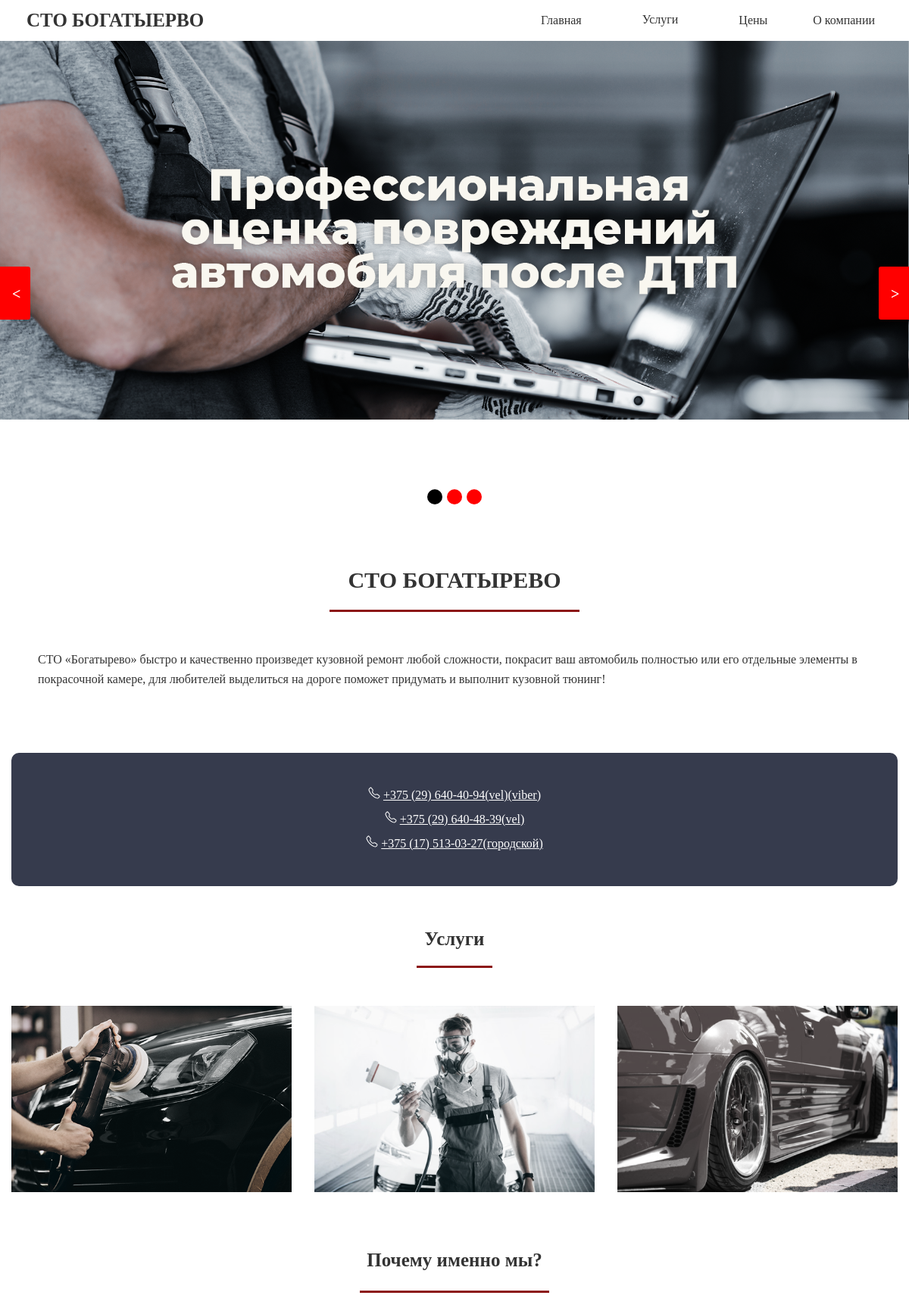
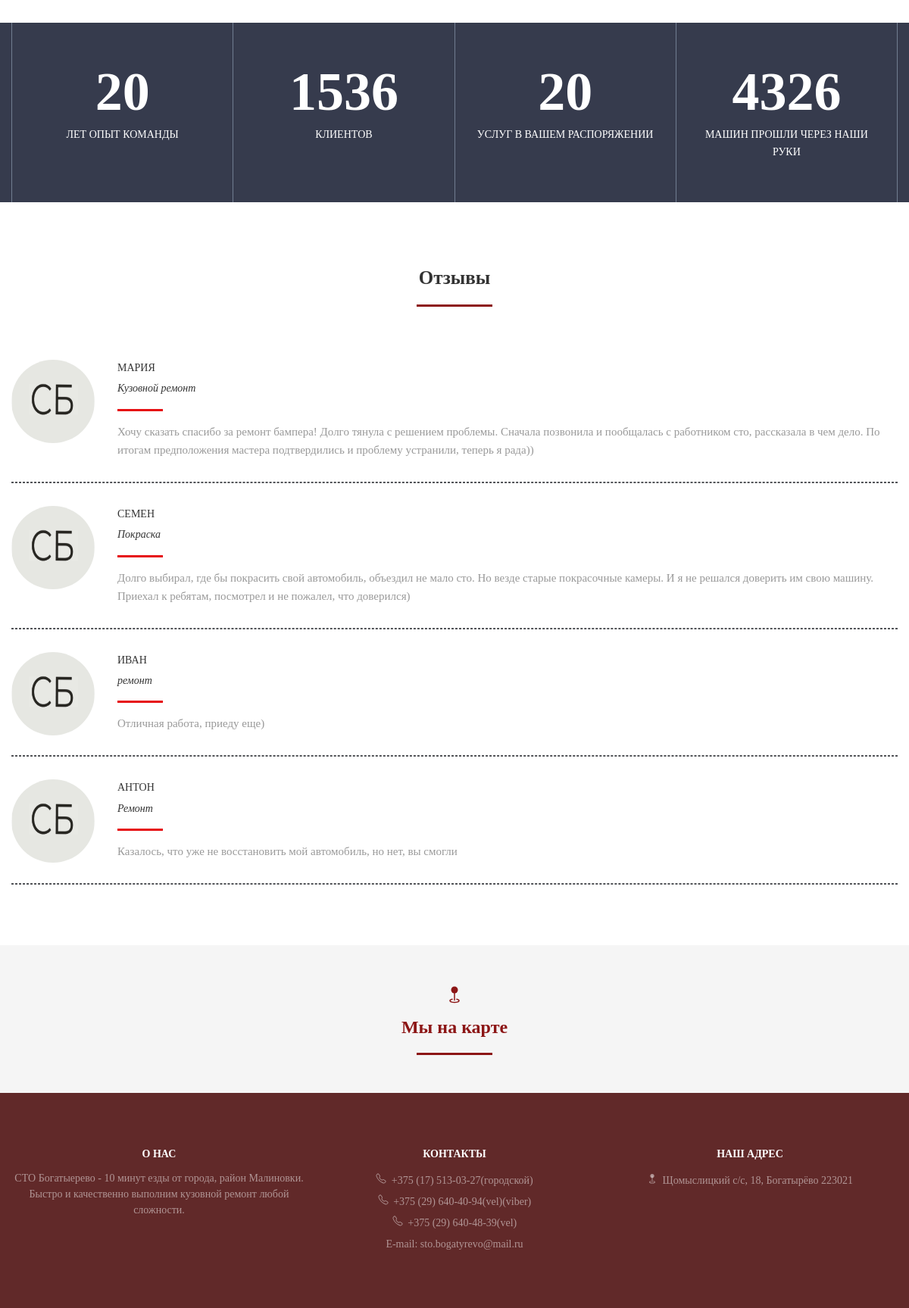
The page / on the database its author committed (2 pictures, top to bottom).
### paint/apps/servcie/models.py (models this page shows, shortened)
class SluggedModel(models.Model):
    name = models.CharField(max_length=50, null=True)
    class Meta:
        abstract = True

class Comment(SluggedModel):
    comment_theme = models.CharField("Тема", max_length=50)
    comment_body = models.TextField("Отзывы")
    comment_name = models.CharField("Введите имя", max_length=50)
    comment_email = models.EmailField("Введите email", max_length=100)
    comment_date = models.DateTimeField(auto_now_add=True)
    class Meta:
        ordering = ['-comment_date']

### paint/apps/servcie/views.py (the view)
# urls.py: path('', views.main1),
def main1(request):
    comm = Comment.objects.all()[:4]
    return render(request, 'sto/main1.html', {'comm': comm})

### paint/templates/sto/main1.html (shortened to what this page needs)
{% extends 'sto/base.html' %}
{% load static %}
{% block content %}
    <link rel="stylesheet" href="{% static 'paint/main.css' %}"/>
    <link rel="stylesheet" href="{% static 'paint/slide.css' %}"/>
    <link rel="stylesheet" href="{% static 'paint/company.css' %}"/>
<section class="home">
        <div class="slider">
            <img class="slide activ" src="{% static 'images/pic1.png'%}">
        </div>
        <div class="controls">
            <div class="prev"><</div>
            <div class="next">></div>
        </div>
        <div class="indicator">
        </div>
    </section>
<div class="page">
<div class="intro" id="intro">
    <div class="container">
        <div class="intro_inner">
                <h2 class="intro_title">СТО БОГАТЫРЕВО</h2>
                <p class="intro_text">СТО «Богатырево» быстро и качественно произведет кузовной ремонт любой сложности,
                    покрасит ваш автомобиль полностью или его отдельные элементы в покрасочной камере, для
                    любителей выделиться на дороге поможет придумать и выполнит кузовной тюнинг!</p>
        </div>
    </div>
</div>
<div class="container">
    <div class="company1">
        <div class="company1_inner">
            <div class="textic">
                <div>
                    <a href="tel:+375 (29) 640-40-94">+375 (29) 640-40-94(vel)(viber)</a>
                </div>
                <div>
                        <a href="tel:+375 (29) 640-48-39">+375 (29) 640-48-39(vel)</a>
                </div>
                <div>
                    <a href="tel:+375 (17) 513-03-27"> +375 (17) 513-03-27(городской)</a>
                </div>
            </div>
        </div>
    </div>
</div>
<section class="section">
    <div class="container">
        <div class="section_header">
            <h4 class="section_title">Услуги</h4>
        </div>
        <div class="service">
            <div class="about_item">
                <div class="about_inner">
                    <div class="about_image">
                        <img src="{% static 'images/remont.png'%}"/>
                    </div>
                </div>
            </div>
            <div class="about_item">
                <div class="about_inner">
                    <div class="about_image">
                        <img src="{% static 'images/paint.png'%}"/>
                    </div>
                </div>
            </div>
            <div class="about_item">
                <div class="about_inner">
                    <div class="about_image">
                        <img src="{% static 'images/Tuning.png'%}"/>
                    </div>
                </div>
            </div>
        </div>
    </div>
</section>
<div class="why">
     <div class="container">
         <h2 class="why_title">Почему именно мы?</h2>
     </div>
</div>
<div class="statistics">
    <div class="container">
        <div class="stat">
            <div class="stat_item">
                <div class="stat_num">20</div>
                <div class="stat_text">Лет опыт команды</div>
            </div>
            <div class="stat_item">
                <div class="stat_num">1536</div>
                <div class="stat_text">Клиентов</div>
            </div>
            <div class="stat_item">
                <div class="stat_num">20</div>
                <div class="stat_text">Услуг в вашем распоряжении</div>
            </div>
            <div class="stat_item">
                <div class="stat_num">4326</div>
                <div class="stat_text">Машин прошли через наши руки</div>
            </div>
        </div>
    </div>
</div>
<section class="about__us">
    <div class="container">
        <div class="section_header">
            <h4 class="about_title">
                <a href="/comment">Отзывы</a>
            </h4>
        </div>
        <div class="clients">
            <div class="clients-items">
               {% for comment in comm  %}
                    <div class="block1">
                        <img class="clients_photo" src="{% static 'images/logo1.png'%}"/>
                    </div>
                    <div class="clients_name">{{ comment.comment_name }}</div>
                    <div class="clients_theme">{{ comment.comment_theme }}</div>
                    <div class="clients_comment">{{ comment.comment_body }}</div>
                   <hr>
                {% endfor %}
            </div>
        </div>
    </div>
</section>
<section class="about_map">
    <div class="container">
        <div class="map">
            <h2 class="map_title">
                <div>
                </div>
                <a href="https://www.google.ru/maps/place/%D0%91%D1%80%D0%B8%D1%82%D0%B8%D1%82%D1%80%D0%B5%D0%B9%D0%B4/@53.8475339,27.3912202,16z/data=!4m5!3m4!1s0x46dbda30d59fda93:0xa73875f0b6772e54!8m2!3d53.8475726!4d27.390516?hl=en" target="_blank">Мы на карте</a>
            </h2>
        </div>
    </div>
</section>
</div>
{% endblock %}

### paint/templates/sto/base.html (shortened to what this page needs)
<!DOCTYPE html>
{% load static %}
<html lang="ru">
<head>
</head>
<body>
    {% include 'sto/navbar.html' %}
    {% block content %}
    {% endblock %}
    {% include 'sto/footer.html' %}
</body>
</html>

### paint/templates/sto/navbar.html (shortened to what this page needs)
    {% load static %}
<link rel="stylesheet" href="{% static 'paint/main.css' %}"/>
<div class="header">
    <div class="container">
        <div class="header_inner">
            <div class="logo">СТО БОГАТЫЕРВО</div>
            <div class="navbar">
                <a href="/">Главная</a>
                <div class="dropdown">
                    <button class="dropbtn">Услуги
                    </button>
                </div>
                <a href="/price">Цены</a>
                <a href="/company">О компании</a>
            </div>
        </div>
    </div>
</div>

### paint/templates/sto/footer.html (shortened to what this page needs)
{% load static %}
<link rel="stylesheet" href="{% static 'paint/main.css' %}"/>
<footer class="footer">
    <div class="container">
        <div class="footer_inner">
            <div class="footer_block">
                <div class="footer_title">О нас</div>
                <div class="footer_text">СТО Богатыерево - 10 минут езды от города, район Малиновки. Быстро
                    и качественно выполним кузовной ремонт любой сложности.
                    </div>
            </div>
            <div class="footer_block">
                <div class="footer_title">Контакты</div>
                <div class="footer_text">
                    <div class="footer_phone">
                        <div>
                        +375 (17) 513-03-27(городской)</div>
                        <div>
                        +375 (29) 640-40-94(vel)(viber)</div>
                        <div>
                        +375 (29) 640-48-39(vel)</div>
                        <div>E-mail: sto.bogatyrevo@mail.ru</div>
                    </div>
                </div>
            </div>
            <div class="footer_block">
                <div class="footer_title">Наш адрес</div>
                <div class="footer_text">
                    <div class="footer_phone">
                        <div>
                        Щомыслицкий с/с, 18, Богатырёво 223021</div>
                    </div>
                </div>
            </div>
        </div>
    </div>
</footer>

### static/paint/slide.css (style rules this page uses)
.home { height: 90vh; overflow: hidden; position: relative; max-height: 700px; }
.home .slide { left: 0; top: 0; width: 100%; height: 100%; background-size: cover; background-position: center; z-index: 1; display: none; animation: slide 1s ease; }
.home .slide.activ { display: flex; }
.home .controls .prev, .home .controls .next { position: absolute; z-index: 2; top: 49%; height: 70px; width: 40px; margin-top: -20px; color: #ffffff; background-color: red; text-align: center; line-height: 40px; font-size: 20px; cursor: pointer; }
.home .controls .prev { left: 0; }
.home .controls .next { right: 0; }
.home .indicator { position: absolute; left: 50%; bottom: 30px; z-index: 2; transform: translateX(-50%); }
@media (max-width: 1400px) { .home { max-height: 650px; } }

### static/paint/company.css (style rules this page uses)
.company1 { margin-top: 40px; display: flex; flex-direction: column; justify-content: center; width: 100%; background-color: #363b4d; border-radius: 10px; }
.company1_inner { width: 100%; margin: 40px auto; text-align: center; line-height: 2; }
.textic { text-align: center; color: #ffffff; }
.textic a { color: #ffffff; }

### rows shown on the page
Comment: comment_name "МАРИЯ", comment_theme "Кузовной ремонт", comment_body "Хочу сказать спасибо за ремонт бампера! Долго тянула с решением проблемы. Сначала позвонила и пообщалась с работником сто, рассказала в чем дело. По итогам предположения мастера подтвердились и проблему устранили, теперь я рада))"
Comment: comment_name "СЕМЕН", comment_theme "Покраска", comment_body "Долго выбирал, где бы покрасить свой автомобиль, объездил не мало сто. Но везде старые покрасочные камеры. И я не решался доверить им свою машину. Приехал к ребятам, посмотрел и не пожалел, что доверился)"
Comment: comment_name "ИВАН", comment_theme "ремонт", comment_body "Отличная работа, приеду еще)"
Comment: comment_name "АНТОН", comment_theme "Ремонт", comment_body "Казалось, что уже не восстановить мой автомобиль, но нет, вы смогли"
